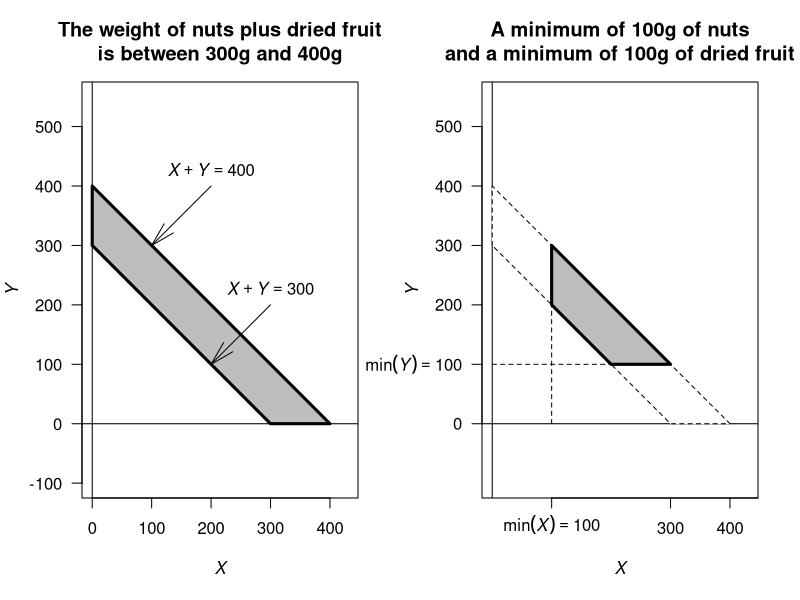
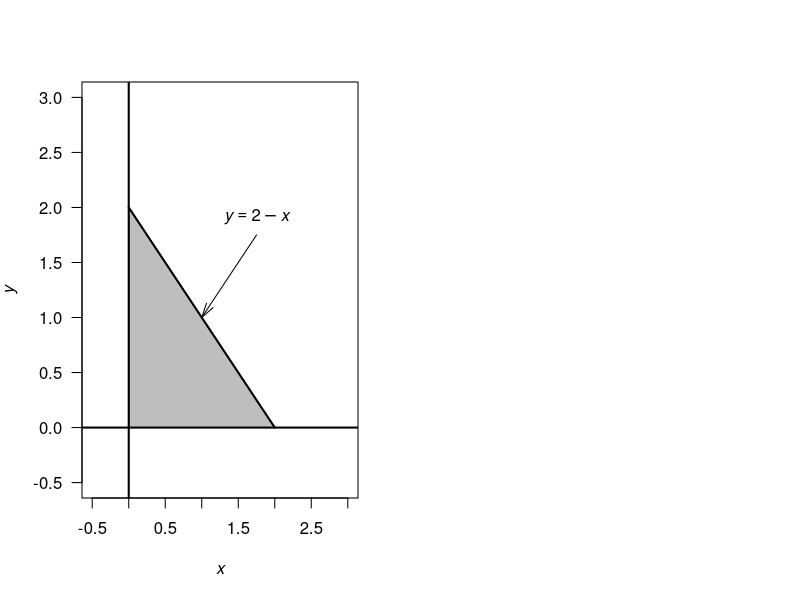

Reproduce these figures in R, in order.
## ---- chunk 1

par( mfrow = c(1, 2) )

plot( x = c(0, 430),
      y = c(0, 450),
      type = "n",
      asp = 1,
      main = "The weight of nuts plus dried fruit\nis between 300g and 400g",
      xlab = expression(italic(X)),
      ylab = expression(italic(Y)),
      las = 1)
abline(v = 0, 
       lty = 1)
abline(h = 0,
       lty = 1)

polygon( x = c(0, 0, 400, 300),
         y = c(300, 400, 0, 0),
         lwd = 3,
         col = "grey")
arrows(x0 = 200,
       y0 = 400,
       x1 = 100,
       y1 = 300,
       angle = 15,
       length = 0.25)
text(200, 400,
     pos = 3,
     labels = expression(italic(X)+italic(Y)==400))


arrows(x0 = 300,
       y0 = 200,
       x1 = 200,
       y1 = 100,
       angle = 15,
       length = 0.25)
text(300, 200,
     pos = 3,
     labels = expression(italic(X)+italic(Y)==300))

########################

plot( x = c(0, 430),
      y = c(0, 450),
      asp = 1,
      type = "n",
      axes = FALSE,
      main = "A minimum of 100g of nuts\nand a minimum of 100g of dried fruit",
      xlab = expression(italic(X)),
      ylab = expression(italic(Y)),
      las = 1)
axis(side = 1,
     at = c(100, 300, 400, 500),
     labels = c(expression(plain(min)(italic(X))==100), 300, 400, 500))
axis(side = 2,
     las = 1,
     at = seq(0, 500, by = 100),
     labels = c(0, expression(plain(min)*(italic(Y))==100), 200, 300, 400, 500))
box()


abline(v = 0, 
       lty = 1)
abline(h = 0,
       lty = 1)

polygon( x = c(0, 0, 400, 300),
         y = c(300, 400, 0, 0),
         lwd = 1,
         lty = 2,
         col = "white")


lines( x = c(100, 100),
       y = c(0, 200),
       lty = 2)
lines( x = c(0, 200),
       y = c(100, 100),
       lty = 2)


polygon( x = c(100, 100, 300, 200),
         y = c(200, 300, 100, 100),
         lwd = 3,
         col = "grey")



## ---- chunk 2
set.seed(932649)

NumRainEvents <- rpois(1,
                       lambda = 0.78)
MonthlyRain <- 0

if ( NumRainEvents > 0) {
     EventAmounts <- rgamma(NumRainEvents,
                           shape = 0.5,
                           scale = 6 )
     MonthlyRain <- sum( EventAmounts )
}
## ---- chunk 3
set.seed(932649)

MonthlyRain <- array(0,  
                     dim = 1000)

for (i in 1:1000){
 NumRainEvents <- rpois(1,
                       lambda = 0.78)
 MonthlyRain[i] <- 0

  if ( NumRainEvents > 0) {
       EventAmounts <- rgamma(NumRainEvents,
                             shape = 0.5,
                             scale = 6 )
       MonthlyRain[i] <- sum( EventAmounts )
  }
}

# Exact zeros:
sum(MonthlyRain == 0) / 1000
mean(MonthlyRain)
mean(MonthlyRain[MonthlyRain > 0])
## ---- chunk 4
DiceMinMax <- array( 0, 
                     dim = c(6, 6))

colnames(DiceMinMax) <- c("$\\text{min} = 1$",
                          "$\\text{min} = 2$",
                          "$\\text{min} = 3$",
                          "$\\text{min} = 4$",
                          "$\\text{min} = 5$",
                          "$\\text{min} = 6$")
rownames(DiceMinMax) <- c("$\\text{max} = 1$",
                          "$\\text{max} = 2$",
                          "$\\text{max} = 3$",
                          "$\\text{max} = 4$",
                          "$\\text{max} = 5$",
                          "$\\text{max} = 6$")
DiceMinMax[1, ] <- paste0( c(1, 0, 0, 0, 0, 0), "/36")
DiceMinMax[2, ] <- paste0( c(2, 1, 0, 0, 0, 0), "/36")
DiceMinMax[3, ] <- paste0( c(2, 2, 1, 0, 0, 0), "/36")
DiceMinMax[4, ] <- paste0( c(2, 2, 2, 1, 0, 0), "/36")
DiceMinMax[5, ] <- paste0( c(2, 2, 2, 2, 1, 0), "/36")
DiceMinMax[6, ] <- paste0( c(2, 2, 2, 2, 2, 1), "/36")


DiceMinMax.caption <- "The minimum and maximum from two rolls of a die"
if( knitr::is_latex_output() ) {
  knitr::kable(DiceMinMax,
               format = "latex",
               booktabs = TRUE,
               align = "r",
               longtable = FALSE,                
               escape = FALSE,
               linesep = c("", "", "\\addlinespace"),
               caption = DiceMinMax.caption) %>%
    kable_styling(font_size = 10) %>%
    row_spec(0, bold = TRUE) %>%
    column_spec(1, bold = TRUE)
}
if( knitr::is_html_output() ) {
  knitr::kable(DiceMinMax,
               format = "html",
               booktabs = TRUE,
               align = "r",
               longtable = FALSE,                
               caption = DiceMinMax.caption) %>%
    row_spec(0, bold = TRUE) 
}


## ---- chunk 5

set.seed(108125)

numSims <- 10000
yCount <- 0
yVector <- array(dim = numSims)

for (i in 1:numSims){
  # Roll the dice
  Die1 <- sample(1:6, 1)
  Die2 <- sample(1:6, 1)
  
  x <- max( c(Die1, Die2) )
  y <- min( c(Die1, Die2) )
  
  if (x == 4){
    yCount <- yCount + 1
    yVector[yCount] <- y
  }
  
}

expY <- mean(yVector, na.rm=TRUE)

expY # Similar to what is expected
## ---- chunk 6
set.seed(8584444)
## ---- chunk 7
annualRainfallList <- array( NA, dim = 1000)
for (i in 1:1000){
   rainAmounts <- array( 0, dim = 365) # Reset for each simulation

    wetDays <- rbinom(365, size = 1, prob = 0.32) # 1: Wet day
   locateWetDays <- which( wetDays == 1 )


   rainAmounts[locateWetDays] <- rgamma( n = length(locateWetDays),
                                         shape = 2,
                                         scale = 20)
   annualRainfallList[i] <- sum(rainAmounts)
}
# hist( annualRainfallList)
## ---- chunk 8
set.seed(8584444)
## ---- chunk 9
Days <- 1 : 365
prob <- (1 + cos( 2 * pi * Days/365) ) / 2.2

annualRainfallList2 <- array( NA, dim = 1000)
for (i in 1:1000){

  wetDays <- rbinom(365, size = 1, prob = prob) # 1: Wet day
  
  locateWetDays <- which( wetDays == 1 )
  
  rainAmounts2 <- array( 0, dim = 365)
  
  rainAmounts2[locateWetDays] <- rgamma( n = length(locateWetDays),
                                         shape = 2,
                                         scale = 20)
   annualRainfallList2[i] <- sum(rainAmounts2)
}
#hist( annualRainfallList2)
## ---- chunk 10
set.seed(8584444)
## ---- chunk 11
Days <- 1 : 365

probList <- array( dim = 365)
probList[1] <- 0.32

annualRainfallList3 <- array( NA, dim = 1000)

for (i in 1:1000){
  
  rainAmounts <- array( dim = 365 )

  for (day in 1:365) {
    if ( day == 1 ) {
      probList[1] <- 0.32
      wetDay <- rbinom(1, 
                       size = 1, 
                       prob = probList[1]) # 1: Wet day
      rainAmounts[1] <- rgamma( n = 1,
                                shape = 2,
                                scale = 20)

    } else {
    
      probList[i] <- ifelse( rainAmounts[day - 1] == 0,
                             0.15,
                             0.55)
      wetDay <- rbinom(1, 
                       size = 1, 
                       prob = probList[i]) # 1: Wet day

      if (wetDay) {
        rainAmounts[day] <- rgamma( n = 1,
                                    shape = 2,
                                    scale = 20)
      } else {
        rainAmounts[day] <- 0
      }
    }
  }
  annualRainfallList3[i] <- sum(rainAmounts)
    
}

#hist( annualRainfallList3)
## ---- chunk 12
plot( x = c(-0.5, 3),
      y = c(-0.5, 3),
      type = "n",
      las = 1,
      xlab = expression(italic(x)),
      ylab = expression(italic(y)))

polygon( x = c(0, 0, 2, 0),
         y = c(0, 2, 0, 0),
         col = "grey")
lines( x = c(0, 2),
       y = c(2, 0),
       lwd = 2)
abline(v = 0, 
       lwd = 2)
abline(h = 0,
       lwd = 2)
text(1.75, 1.75,
     pos = 3,
     expression( italic(y) == 2 - italic(x) ))
arrows( x0 = 1.75,
        y0 = 1.75,
        x1 = 1,
        y1 = 1,
        angle = 15,
        length = 0.15)
